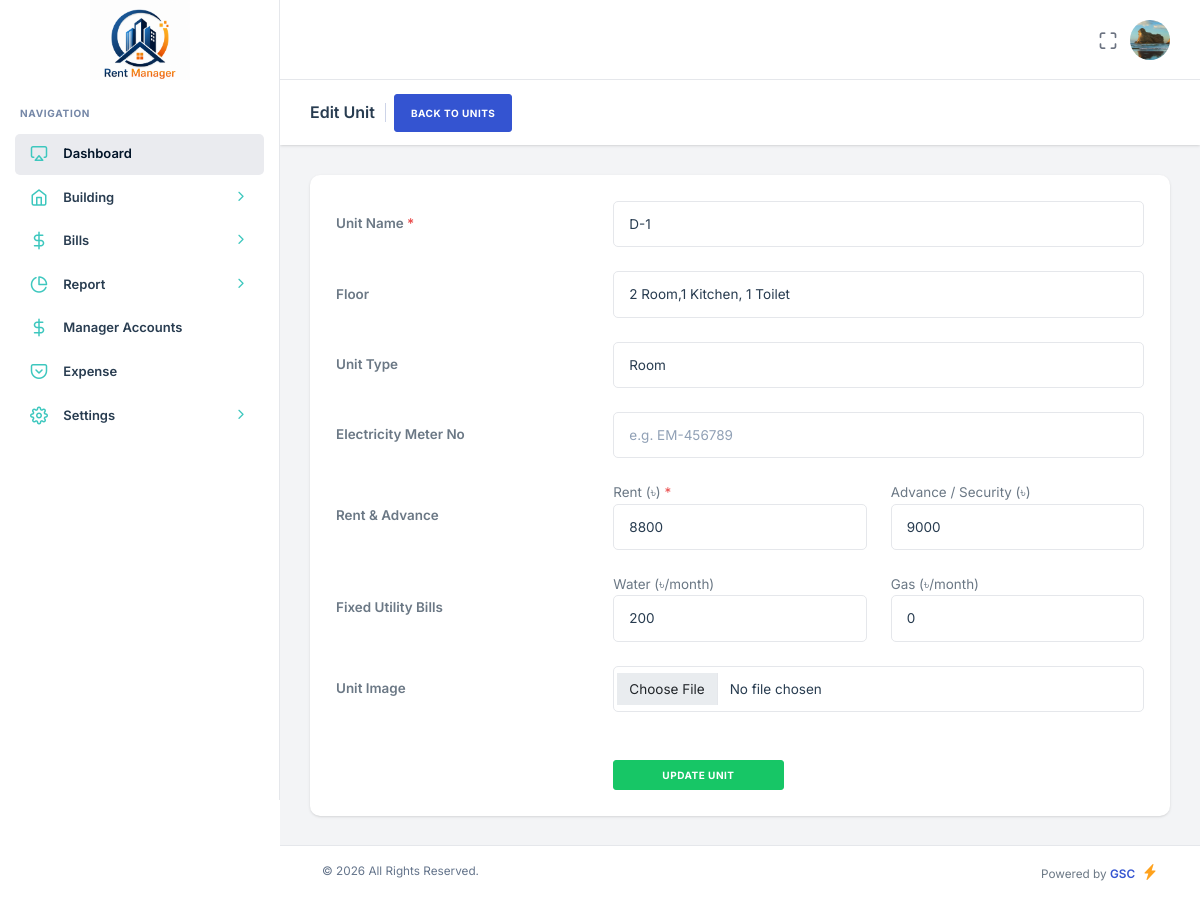
The page /admin.php?page=CreateUnit&edit_id=60&building_id=18 (signed in) on the database its author committed.
### tables this page shows
CREATE TABLE `tenants` (
  `id` int(11) NOT NULL,
  `name` varchar(150) NOT NULL,
  `phone` varchar(20) NOT NULL,
  `email` varchar(150) DEFAULT NULL,
  `password` varchar(256) NOT NULL DEFAULT '827ccb0eea8a706c4c34a16891f84e7b',
  `status` enum('Active','Inactive','Booked') NOT NULL DEFAULT 'Active',
  `role` enum('Admin','Tenant','Manager') NOT NULL,
  `booking_month` varchar(100) DEFAULT NULL,
  `start_tanent` date DEFAULT NULL,
  `nid_no` varchar(200) DEFAULT NULL,
  `permanent_address` text DEFAULT NULL,
  `family_member` int(11) DEFAULT NULL,
  `tenant_image` varchar(255) DEFAULT NULL,
  `nid_image` varchar(255) DEFAULT NULL,
  `building_id` int(11) DEFAULT NULL,
  `unit_id` int(11) DEFAULT NULL,
  `created_at` timestamp NOT NULL DEFAULT current_timestamp()
);

CREATE TABLE `unit` (
  `id` int(11) NOT NULL,
  `unit_name` varchar(100) NOT NULL,
  `building_name` int(11) NOT NULL,
  `floor` text DEFAULT NULL,
  `unit_type` enum('Flat','Room','Shop') DEFAULT 'Flat',
  `size` varchar(50) DEFAULT NULL,
  `rent` int(11) DEFAULT NULL,
  `advance` int(11) DEFAULT NULL,
  `unit_image` varchar(255) DEFAULT NULL,
  `status` enum('Available','Rented') DEFAULT 'Available',
  `gas` int(11) DEFAULT NULL,
  `water` int(11) DEFAULT NULL,
  `available_from_date` varchar(100) DEFAULT NULL,
  `created_at` timestamp NOT NULL DEFAULT current_timestamp()
);

### pages/CreateUnit.php (the view, shortened to what this page needs)
<?php
include "database/db.php";
$building_id = isset($_GET['building_id']) ? (int)$_GET['building_id'] : 0;
$edit_id     = isset($_GET['edit_id'])     ? (int)$_GET['edit_id']     : 0;
$unit = [
    'id'            => 0,
    'building_id'   => $building_id,
    'unit_name'     => '',
    'floor'         => '',
    'unit_type'     => 'Flat',
    'size'          => '',
    'rent'          => 0,
    'advance'       => 0,
    'unit_image'    => '',
    'water'         => 0,
    'gas'           => 0,
    'status'        => 'Available',
];
if ($edit_id > 0) {
    $get = mysqli_query($db, "SELECT * FROM unit WHERE id = $edit_id LIMIT 1");
    if ($get && mysqli_num_rows($get) === 1) {
        $unit = mysqli_fetch_assoc($get);
        $building_id = (int)$unit['building_name'];
    } else {
        $message = "<div class='alert alert-danger'>Unit not found</div>";
    }
}
?>
<div class="nxl-content">
    <div class="page-header">
        <div class="page-header-left">
            <h5 class="m-b-10">
                <?= $edit_id > 0 ? 'Edit Unit' : 'Create New Unit' ?>
            </h5>
        </div>
        <div class="page-header-right">
            <a href="admin.php?page=unit&id=<?= $building_id ?>" class="btn btn-primary">Back to Units</a>
        </div>
    </div>
    <div class="main-content">
        <div class="row">
            <div class="col-lg-12">
                <div class="card stretch stretch-full">
                    <form method="POST" enctype="multipart/form-data">
                        <div class="card-body general-info">
                            <div class="row mb-4 align-items-center">
                                <div class="col-lg-4">
                                    <label class="fw-semibold">Unit Name <span class="text-danger">*</span></label>
                                </div>
                                <div class="col-lg-8">
                                    <input type="text" name="unit_name" required
                                           value="<?= htmlspecialchars($unit['unit_name'] ?? '') ?>"
                                           class="form-control" placeholder="e.g. A-101, B-05">
                                </div>
                            </div>
                            <div class="row mb-4 align-items-center">
                                <div class="col-lg-4">
                                    <label class="fw-semibold">Floor</label>
                                </div>
                                <div class="col-lg-8">
                                    <input type="text" name="floor"
                                           value="<?= htmlspecialchars($unit['floor'] ?? '') ?>"
                                           class="form-control" placeholder="e.g. 3rd, Ground, Basement">
                                </div>
                            </div>
                            <div class="row mb-4 align-items-center">
                                <div class="col-lg-4">
                                    <label class="fw-semibold">Unit Type</label>
                                </div>
                                <div class="col-lg-8">
                                    <select name="unit_type" class="form-control">
                                        <option value="Room"  <?= ($unit['unit_type'] ?? '') === 'Room'  ? 'selected' : '' ?>>Room</option>
                                    </select>
                                </div>
                            </div>
                            <div class="row mb-4 align-items-center">
                                <div class="col-lg-4">
                                    <label class="fw-semibold">Electricity Meter No</label>
                                </div>
                                <div class="col-lg-8">
                                    <input type="text" name="size"
                                           value="<?= htmlspecialchars($unit['size'] ?? '') ?>"
                                           class="form-control" placeholder="e.g. EM-456789">
                                </div>
                            </div>
                            <div class="row mb-4 align-items-center">
                                <div class="col-lg-4">
                                    <label class="fw-semibold">Rent & Advance</label>
                                </div>
                                <div class="col-lg-8">
                                    <div class="row">
                                        <div class="col-md-6">
                                            <label>Rent (৳) <span class="text-danger">*</span></label>
                                            <input type="text" name="rent" required
                                                   value="<?= htmlspecialchars($unit['rent'] ?? 0) ?>"
                                                   class="form-control" placeholder="Monthly Rent">
                                        </div>
                                        <div class="col-md-6">
                                            <label>Advance / Security (৳)</label>
                                            <input type="text" name="advance"
                                                   value="<?= htmlspecialchars($unit['advance'] ?? 0) ?>"
                                                   class="form-control" placeholder="Advance amount">
                                        </div>
                                    </div>
                                </div>
                            </div>
                            <div class="row mb-4 align-items-center">
                                <div class="col-lg-4">
                                    <label class="fw-semibold">Fixed Utility Bills</label>
                                </div>
                                <div class="col-lg-8">
                                    <div class="row">
                                        <div class="col-md-6">
                                            <label>Water (৳/month)</label>
                                            <input type="text" name="water"
                                                   value="<?= htmlspecialchars($unit['water'] ?? 0) ?>"
                                                   class="form-control">
                                        </div>
                                        <div class="col-md-6">
                                            <label>Gas (৳/month)</label>
                                            <input type="text" name="gas"
                                                   value="<?= htmlspecialchars($unit['gas'] ?? 0) ?>"
                                                   class="form-control">
                                        </div>
                                    </div>
                                </div>
                            </div>
                            <div class="row mb-4 align-items-center">
                                <div class="col-lg-4">
                                    <label class="fw-semibold">Unit Image</label>
                                </div>
                                <div class="col-lg-8">
                                    <input type="file" name="unit_image" accept="image/jpeg,image/png,image/webp" class="form-control">
                                </div>
                            </div>
                            <div class="row mt-5">
                                <div class="col-lg-4"></div>
                                <div class="col-lg-8">
                                    <button type="submit" name="btn" class="btn btn-success px-5 py-2">
                                        <?= $edit_id > 0 ? 'Update Unit' : 'Save New Unit' ?>
                                    </button>
                                </div>
                            </div>
                        </div>
                    </form>
                </div>
            </div>
        </div>
    </div>
</div>

### includes/header.php (shortened to what this page needs)
<?php
include "database/db.php";
$user_id = $_SESSION['id'];
$sql = mysqli_query($db,"SELECT * FROM `tenants` WHERE id = '$user_id' ");
$user_row = mysqli_fetch_assoc($sql);
$old_image= $user_row['tenant_image'];
?>
<!DOCTYPE html>
<html lang="zxx">
<head>
    <link rel="stylesheet" type="text/css" href="public/assets/css/bootstrap.min.css" />
    <link rel="stylesheet" type="text/css" href="public/assets/vendors/css/vendors.min.css" />
    <link rel="stylesheet" type="text/css" href="public/assets/vendors/css/daterangepicker.min.css" />
    <link rel="stylesheet" type="text/css" href="public/assets/css/theme.min.css" />
    <link rel="stylesheet" href="public/assets/css/style.css">
</head>
<body>
    <?php include "includes/sidebar.php"; ?>
    <header class="nxl-header">
        <div class="header-wrapper">
            <div class="header-right ms-auto">
                <div class="d-flex align-items-center">
                    <div class="nxl-h-item d-none d-sm-flex">
                        <div class="full-screen-switcher">
                            <a href="javascript:void(0);" class="nxl-head-link me-0"
                                onclick="$('body').fullScreenHelper('toggle');">
                                <i class="feather-maximize maximize"></i>
                            </a>
                        </div>
                    </div>
                    <div class="dropdown nxl-h-item">
                        <a href="javascript:void(0);" data-bs-toggle="dropdown" role="button"
                            data-bs-auto-close="outside">
                            <img src="<?php echo $old_image ? 'public/uploads/tenants/'.$old_image : 'public/uploads/tenants/no-image.png' ?>" alt="<?= $old_image ?>"
                                class="img-fluid user-avtar me-0" style="width:40px; height: 40px;"/>
                        </a>
                    </div>
                </div>
            </div>
        </div>
    </header>

### rows shown on the page
tenants: tenant_image (picture)
unit: unit_name "D-1", floor "2 Room,1 Kitchen, 1 Toilet", unit_type "Room", rent "8800", advance "9000", water "200", gas "0"
